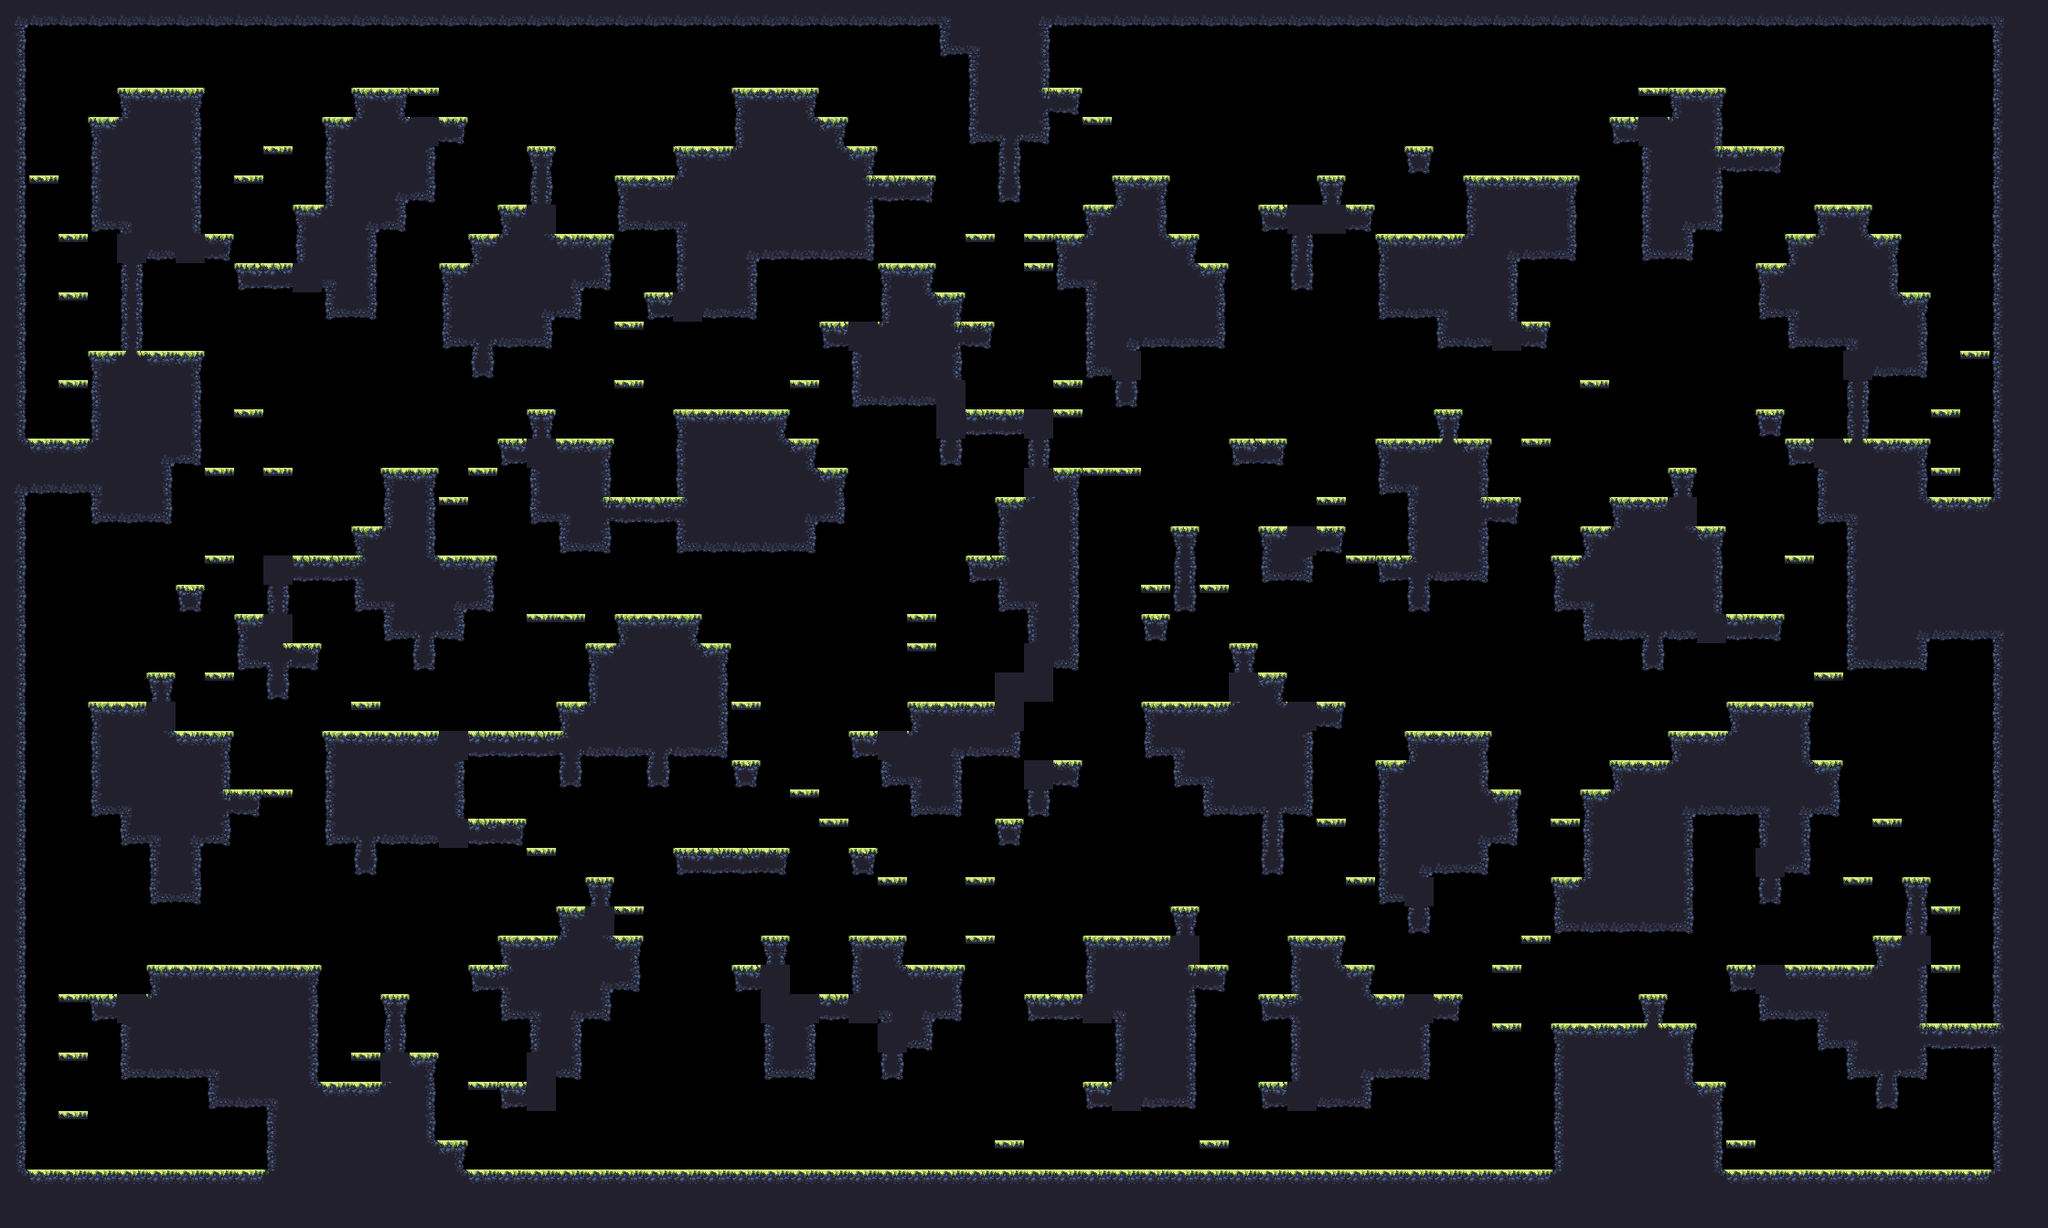

This game map was drawn from its Tiled (.tmx) file and the tilesets committed beside it. A one-line description and the trimmed map source follow:
An orthogonal 70x42 tile map with 32x32 px tiles, 1 tile layer (main) and 17 objects (9x spawn, spawnPlayer0, spawnCrown0, spawnPlayer1, spawnCrown1, ...).

<map compressionlevel="0" height="42" infinite="0" nextlayerid="3" nextobjectid="4" orientation="orthogonal" renderorder="right-down" tiledversion="1.3.2" tileheight="32" tilewidth="32" version="1.2" width="70">
 <tileset firstgid="1" source="forest_summer_tile_set.tsx" />
 <layer height="42" id="1" name="main" width="70">
  <data>[2940 cells, 1310 non-empty, 27 distinct tile ids]</data>
 </layer>
 <objectgroup><object id="1" name="spawnPlayer0" x="256" y="208.0" /><object id="2" name="spawnCrown0" x="96" y="80.0" /><object id="3" name="spawnPlayer1" x="2016" y="176.0" /><object id="4" name="spawnCrown1" x="2048" y="176.0" /><object id="5" name="spawnPlayer2" x="96" y="1232.0" /><object id="6" name="spawnCrown2" x="128" y="1232.0" /><object id="7" name="spawnPlayer3" x="2016" y="1232.0" /><object id="8" name="spawnCrown3" x="2144" y="1232.0" /><object id="9" name="spawn" x="512" y="80.0" /><object id="10" name="spawn" x="928" y="80.0" /><object id="11" name="spawn" x="1088" y="304.0" /><object id="12" name="spawn" x="352" y="1008.0" /><object id="13" name="spawn" x="1024" y="144.0" /><object id="14" name="spawn" x="1152" y="1040.0" /><object id="15" name="spawn" x="832" y="400.0" /><object id="16" name="spawn" x="864" y="880.0" /><object id="17" name="spawn" x="832" y="400.0" /></objectgroup></map>
